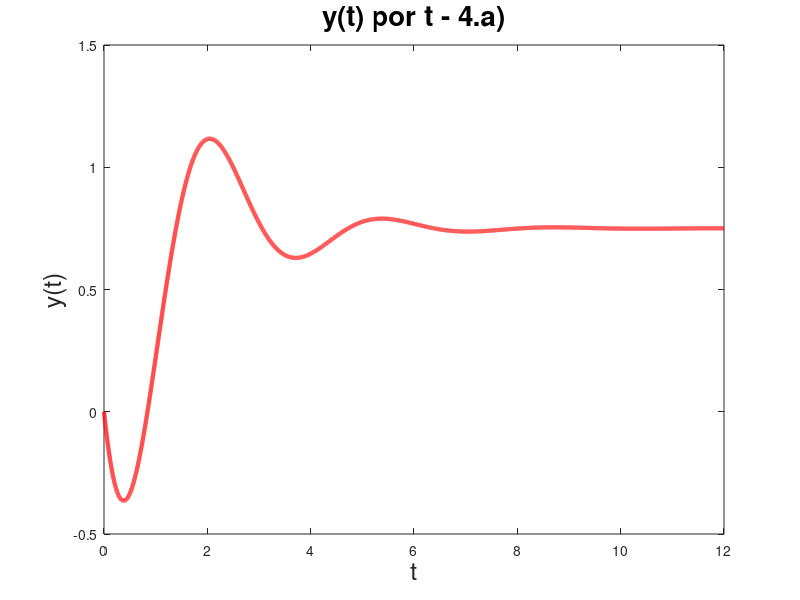

Here is the MATLAB script that generated this plot:
%Questão 4.a)

% Intervalo
dt=0.001;

% Dados basicos
t=0:dt:12-dt; y=e.^(-2/3*t).*(-3/4*cos(4*sqrt(2)/3*t)-15*sqrt(2)/16*sin(4*sqrt(2)/3*t))+3/4;
plot (t, y, "r", "linewidth", 3);
title("y(t) por t - 4.a)", "fontsize", 20);
xlabel("t", "fontsize", 18);
ylabel("y(t)", "fontsize", 18);
